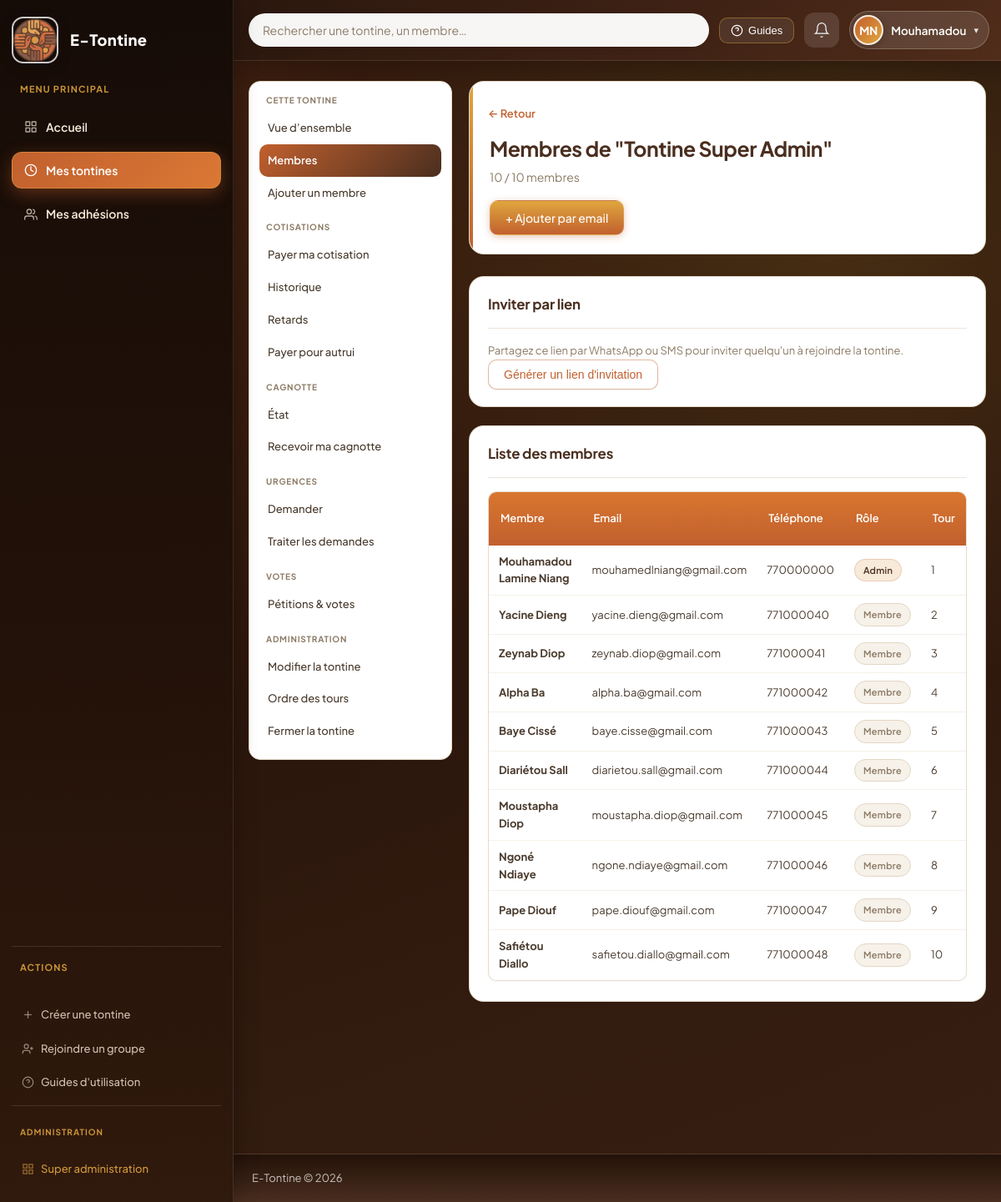
The app's page /pages/membres/liste.php?tontine=8 (signed in) with its own data.
### tables this page shows
CREATE TABLE tontines (
    id              INT UNSIGNED AUTO_INCREMENT PRIMARY KEY,
    nom             VARCHAR(150)        NOT NULL,
    description     TEXT                NULL,
    montant_cotisation DECIMAL(12,2)    NOT NULL,
    frequence       ENUM('hebdomadaire','mensuelle','trimestrielle') NOT NULL DEFAULT 'mensuelle',
    echeance_jour_semaine TINYINT UNSIGNED NULL DEFAULT NULL,
    echeance_jour_mois TINYINT UNSIGNED NULL DEFAULT NULL,
    nombre_max_membres SMALLINT UNSIGNED NOT NULL DEFAULT 10,
    statut          ENUM('active','fermee','suspendue','brouillon') NOT NULL DEFAULT 'active',
    cycles_completes_ce_tour INT UNSIGNED NOT NULL DEFAULT 0,
    numero_tour_actuel       INT UNSIGNED NOT NULL DEFAULT 1,
    tour_complet_en_attente  TINYINT(1)   NOT NULL DEFAULT 0,
    createur_id     INT UNSIGNED        NOT NULL,
    amende_par_jour DECIMAL(10,2)       DEFAULT 0,
    amende_delai_grace INT              DEFAULT 0,
    amendes_activees TINYINT            DEFAULT 0,
    date_creation   DATETIME            NOT NULL DEFAULT CURRENT_TIMESTAMP,
    date_fermeture  DATETIME            NULL,
    CONSTRAINT fk_tontine_createur FOREIGN KEY (createur_id) REFERENCES utilisateurs(id) ON DELETE RESTRICT
);

CREATE TABLE membres_tontine (
    id              INT UNSIGNED AUTO_INCREMENT PRIMARY KEY,
    tontine_id      INT UNSIGNED        NOT NULL,
    utilisateur_id  INT UNSIGNED        NOT NULL,
    role            ENUM('admin','membre') NOT NULL DEFAULT 'membre',
    statut          ENUM('actif','retard','exclu') NOT NULL DEFAULT 'actif',
    ordre_tour      SMALLINT UNSIGNED   NULL,
    score_fiabilite DECIMAL(5,2)        NOT NULL DEFAULT 100.00,
    date_adhesion   DATETIME            NOT NULL DEFAULT CURRENT_TIMESTAMP,
    UNIQUE KEY unique_membre_tontine (tontine_id, utilisateur_id),
    CONSTRAINT fk_mt_tontine FOREIGN KEY (tontine_id) REFERENCES tontines(id) ON DELETE CASCADE,
    CONSTRAINT fk_mt_utilisateur FOREIGN KEY (utilisateur_id) REFERENCES utilisateurs(id) ON DELETE CASCADE
);

CREATE TABLE utilisateurs (
    id              INT UNSIGNED AUTO_INCREMENT PRIMARY KEY,
    nom_complet     VARCHAR(100)        NOT NULL,
    email           VARCHAR(150)        NOT NULL UNIQUE,
    mot_de_passe    VARCHAR(255)        NOT NULL,
    telephone       VARCHAR(20)         NOT NULL,
    role_global     ENUM('super_admin','utilisateur') NOT NULL DEFAULT 'utilisateur',
    est_bloque      TINYINT(1)          NOT NULL DEFAULT 0,
    jeton_invitation VARCHAR(64)        NULL,
    date_inscription DATETIME           NOT NULL DEFAULT CURRENT_TIMESTAMP,
    derniere_connexion DATETIME         NULL
);

### fonctions/cotisation.php (called while the page is built, shortened)
<?php
function cycleEnCours(int $tontineId): ?array {
    $bd  = connexionBD();
    $req = $bd->prepare("SELECT * FROM cycles_cotisation WHERE tontine_id = ? AND statut = 'en_cours' ORDER BY numero_cycle DESC LIMIT 1");
    $req->execute([$tontineId]);
    return $req->fetch() ?: null;
}

### fonctions/tontine.php (called while the page is built, shortened)
<?php
function obtenirTontine(int $id): ?array {
    $bd  = connexionBD();
    $req = $bd->prepare('SELECT t.*, u.nom_complet AS nom_createur FROM tontines t JOIN utilisateurs u ON u.id = t.createur_id WHERE t.id = ?');
    $req->execute([$id]);
    return $req->fetch() ?: null;
}
function estAdminDeTontine(int $utilisateurId, int $tontineId): bool {
    $bd  = connexionBD();
    $req = $bd->prepare('SELECT id FROM membres_tontine WHERE utilisateur_id = ? AND tontine_id = ? AND role = ?');
    $req->execute([$utilisateurId, $tontineId, ROLE_ADMIN]);
    return (bool)$req->fetch();
}

### fonctions/membre.php (called while the page is built, shortened)
<?php
function listerMembres(int $tontineId): array {
    $bd  = connexionBD();
    $req = $bd->prepare('
        SELECT mt.*, u.nom_complet, u.email, u.telephone
        FROM membres_tontine mt
        JOIN utilisateurs u ON u.id = mt.utilisateur_id
        WHERE mt.tontine_id = ? AND mt.statut != ?
        ORDER BY mt.ordre_tour ASC
    ');
    $req->execute([$tontineId, STATUT_EXCLU]);
    return $req->fetchAll();
}

### fonctions/aide.php (called while the page is built, shortened)
<?php
function obtenirGetInt(string $cle, int $defaut = 0): int {
    return isset($_GET[$cle]) ? (int)$_GET[$cle] : $defaut;
}
function paginer(array $items, int $page = 1, int $parPage = ELEMENTS_PAR_PAGE): array {
    $total = count($items);
    $totalPages = max(1, (int)ceil($total / max(1, $parPage)));
    $page = max(1, min($page, $totalPages));
    $offset = ($page - 1) * $parPage;
    return [
        'items'       => array_slice($items, $offset, $parPage),
        'page'        => $page,
        'total_pages' => $totalPages,
        'total'       => $total,
    ];
}

### pages/membres/liste.php (the view, shortened to what this page needs)
<?php
require_once __DIR__ . '/../../fonctions/tontine.php';
require_once __DIR__ . '/../../fonctions/membre.php';
require_once __DIR__ . '/../../fonctions/invitation.php';
require_once __DIR__ . '/../../fonctions/aide.php';
$tontineId     = obtenirGetInt('tontine');
$tontine = obtenirTontine($tontineId);
$membresTous = listerMembres($tontineId);
$pagePagination = obtenirGetInt('page', 1);
$pagination = paginer($membresTous, $pagePagination);
$membres    = $pagination['items'];
require_once __DIR__ . '/../../gabarits/entete.php';
?>
<div class="page-entete">
    <div>
        <a href="<?= APP_URL ?>/pages/tontines/voir.php?id=<?= $tontineId ?>" class="lien-retour">← Retour</a>
        <h1>Membres de "<?= htmlspecialchars($tontine['nom']) ?>"</h1>
        <p class="texte-secondaire"><?= count($membresTous) ?> / <?= $tontine['nombre_max_membres'] ?> membres</p>
    </div>
    <?php if ($estAdmin): ?>
    <div class="actions-groupe">
        <a href="<?= APP_URL ?>/pages/membres/ajouter.php?tontine=<?= $tontineId ?>" class="btn btn-principal">+ Ajouter par email</a>
    </div>
    <?php endif; ?>
</div>
<?php if ($estAdmin): ?>
<section class="section-tableau">
    <div class="section-entete"><h2>Inviter par lien</h2></div>
    <p class="texte-secondaire">Partagez ce lien par WhatsApp ou SMS pour inviter quelqu'un à rejoindre la tontine.</p>
    <form method="POST" action="">
        <button type="submit" class="btn btn-secondaire">Générer un lien d'invitation</button>
    </form>
</section>
<?php endif; ?>
<section class="section-tableau">
    <div class="section-entete"><h2>Liste des membres</h2></div>
    <?php if (empty($membresTous)): ?>
    <div class="etat-vide"><p>Aucun membre dans cette tontine.</p></div>
    <?php else: ?>
    <?php if ($estAdmin): ?>
    <div class="table-conteneur">
        <table class="tableau-donnees">
            <thead>
                <tr>
                    <th>Membre</th>
                    <th>Email</th>
                    <th>Téléphone</th>
                    <th>Rôle</th>
                    <th>Tour</th>
                </tr>
            </thead>
            <tbody>
                <?php foreach ($membres as $m): ?>
                <tr>
                    <td><strong><?= htmlspecialchars($m['nom_complet']) ?></strong></td>
                    <td><?= htmlspecialchars($m['email']) ?></td>
                    <td><?= htmlspecialchars($m['telephone']) ?></td>
                    <td><?= $m['role'] === ROLE_ADMIN ? '<span class="badge badge-info">Admin</span>' : '<span class="badge badge-secondaire">Membre</span>' ?></td>
                    <td><?= $m['ordre_tour'] ?></td>
                </tr>
                <?php endforeach; ?>
            </tbody>
        </table>
    </div>
    <?php endif; ?>
    <?php endif; ?>
</section>
<?php require_once __DIR__ . '/../../gabarits/pied_de_page.php'; ?>

### records on screen
tontines: nom "Tontine Super Admin", nombre_max_membres "10"
membres_tontine: utilisateur.nom_complet "Mouhamadou Lamine Niang", utilisateur.email "mouhamedlniang@gmail.com", utilisateur.telephone "770000000", role "Admin", ordre_tour "1"
membres_tontine: utilisateur.nom_complet "Yacine Dieng", utilisateur.email "yacine.dieng@gmail.com", utilisateur.telephone "771000040", role "Membre", ordre_tour "2"
membres_tontine: utilisateur.nom_complet "Zeynab Diop", utilisateur.email "zeynab.diop@gmail.com", utilisateur.telephone "771000041", role "Membre", ordre_tour "3"
membres_tontine: utilisateur.nom_complet "Alpha Ba", utilisateur.email "alpha.ba@gmail.com", utilisateur.telephone "771000042", role "Membre", ordre_tour "4"
membres_tontine: utilisateur.nom_complet "Baye Cissé", utilisateur.email "baye.cisse@gmail.com", utilisateur.telephone "771000043", role "Membre", ordre_tour "5"
membres_tontine: utilisateur.nom_complet "Diariétou Sall", utilisateur.email "diarietou.sall@gmail.com", utilisateur.telephone "771000044", role "Membre", ordre_tour "6"
membres_tontine: utilisateur.nom_complet "Moustapha Diop", utilisateur.email "moustapha.diop@gmail.com", utilisateur.telephone "771000045", role "Membre", ordre_tour "7"
membres_tontine: utilisateur.nom_complet "Ngoné Ndiaye", utilisateur.email "ngone.ndiaye@gmail.com", utilisateur.telephone "771000046", role "Membre", ordre_tour "8"
membres_tontine: utilisateur.nom_complet "Pape Diouf", utilisateur.email "pape.diouf@gmail.com", utilisateur.telephone "771000047", role "Membre", ordre_tour "9"
membres_tontine: utilisateur.nom_complet "Safiétou Diallo", utilisateur.email "safietou.diallo@gmail.com", utilisateur.telephone "771000048", role "Membre", ordre_tour "10"

### other values on screen
APP_NOM "E-Tontine"
$initialesUtilisateur !== '' ? $initialesUtilisateur : 'U' "MN"
$prenomNav "Mouhamadou"
count($membresTous) "10"
